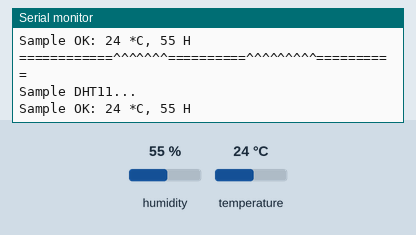
This sketch was run on a simulated ESP8266 (NodeMCU). Shown: the last lines printed to the serial monitor. Inputs (shaded band) come from the test bench; at power-on: humidity 55 %, temperature 24 °C. WiFi joins after 1.5 s; servers stay silent unless stated.

Above: at 3.0 s.
3.1 s: humidity set to 22 %
At 4.4 s:
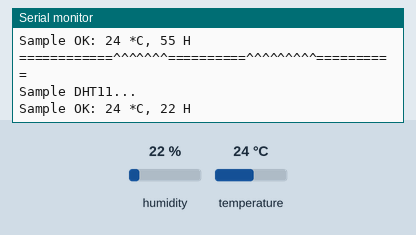
4.6 s: temperature set to 12 °C
At 5.7 s:
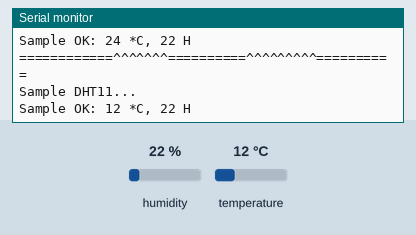
6.1 s: humidity set to 40 %
At 7.8 s:
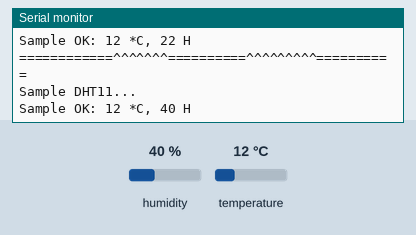
Timing chart, 0 to 9.3 s (numbered marks = the images above; inputs shaded):
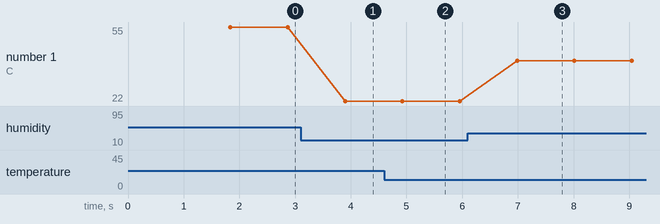

Measured:
- after the input at 3.1 s, the serial monitor: prints a new line after 0.80 s (image 1)
- after the input at 4.6 s, the serial monitor: prints a new line after 0.33 s (image 2)
- after the input at 6.1 s, the serial monitor: prints a new line after 0.88 s (image 3)
- plotted number 1: 55 → 22 after the input at 3.1 s, 22 → 40 after the input at 6.1 s

The sketch:

blynk_temp.ino
```cpp
// author:- SatyamOzaR
//Note:- This is for ESP8266-01 in Standalone mode

#define BLYNK_PRINT Serial
#include <ESP8266WiFi.h>
#include <BlynkSimpleEsp8266.h>
#include <SimpleDHT.h>

char auth[] = "auth";

char ssid[] = "wifi-name";
char pass[] = "password";

// Your ESP8266 baud rate:
#define ESP8266_BAUD 9600

const int pinDHT11 = 2;
SimpleDHT11 dht11;

void setup()
{
  Serial.begin(ESP8266_BAUD);
  delay(10);
  Blynk.begin(auth, ssid, pass);
}

void sendSensor()
{
  // start working...
  Serial.println("============^^^^^^^==========^^^^^^^^^==========");
  Serial.println("Sample DHT11...");

  // read without samples.
  byte temperature = 0;
  byte humidity = 0;
  int err = SimpleDHTErrSuccess;
  if ((err = dht11.read(pinDHT11, &temperature, &humidity, NULL)) != SimpleDHTErrSuccess) {
    Serial.print("Read DHT11 failed, err="); Serial.println(err); delay(1000);
    return;
  }
  // for debug purposes.
  Serial.print("Sample OK: ");
  Serial.print((int)temperature); Serial.print(" *C, ");
  Serial.print((int)humidity); Serial.println(" H");
  // DHT11 sampling rate is 1HZ.
  delay(1000);
  Blynk.virtualWrite(V6, temperature);
  Blynk.virtualWrite(V5, humidity);
  if ((int)temperature > 25){
    Blynk.email("email-id", "subject","message");
    Blynk.notify("Fire ALERT!!!");
  }
}

void loop()
{
  sendSensor();
  Blynk.run();
}
```
